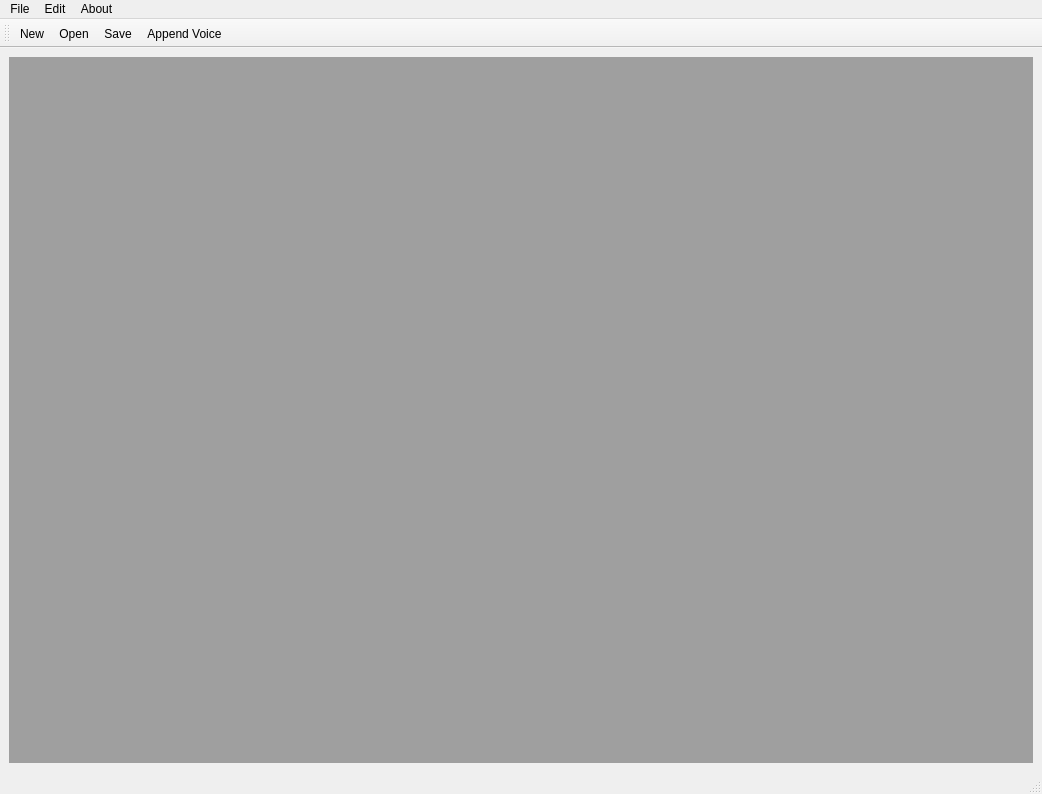
<?xml version="1.0" encoding="UTF-8"?>
<ui version="4.0">
 <class>AutyperMain</class>
 <widget class="QMainWindow" name="AutyperMain">
  <property name="geometry">
   <rect>
    <x>0</x>
    <y>0</y>
    <width>1042</width>
    <height>794</height>
   </rect>
  </property>
  <property name="sizePolicy">
   <sizepolicy hsizetype="Expanding" vsizetype="Expanding">
    <horstretch>0</horstretch>
    <verstretch>0</verstretch>
   </sizepolicy>
  </property>
  <property name="windowTitle">
   <string>AutyperMain</string>
  </property>
  <widget class="QWidget" name="centralwidget">
   <property name="sizePolicy">
    <sizepolicy hsizetype="Expanding" vsizetype="Expanding">
     <horstretch>0</horstretch>
     <verstretch>0</verstretch>
    </sizepolicy>
   </property>
   <property name="maximumSize">
    <size>
     <width>2048</width>
     <height>2048</height>
    </size>
   </property>
   <layout class="QVBoxLayout" name="verticalLayout_2">
    <item>
     <widget class="QMdiArea" name="mdiArea">
      <property name="documentMode">
       <bool>false</bool>
      </property>
      <property name="tabsClosable">
       <bool>false</bool>
      </property>
     </widget>
    </item>
   </layout>
  </widget>
  <widget class="QMenuBar" name="menubar">
   <property name="geometry">
    <rect>
     <x>0</x>
     <y>0</y>
     <width>1042</width>
     <height>21</height>
    </rect>
   </property>
   <widget class="QMenu" name="menuFile">
    <property name="title">
     <string>File</string>
    </property>
    <addaction name="actionNew"/>
    <addaction name="actionOpen"/>
    <addaction name="separator"/>
    <addaction name="actionSave"/>
   </widget>
   <widget class="QMenu" name="menuEdit">
    <property name="title">
     <string>Edit</string>
    </property>
    <addaction name="actionCopy"/>
    <addaction name="actionPaste"/>
    <addaction name="separator"/>
    <addaction name="actionAppend_Voice"/>
    <addaction name="separator"/>
    <addaction name="actionChange_Model"/>
   </widget>
   <widget class="QMenu" name="menuAbout">
    <property name="title">
     <string>About</string>
    </property>
    <addaction name="separator"/>
    <addaction name="actionHelp"/>
    <addaction name="actionInfo"/>
   </widget>
   <addaction name="menuFile"/>
   <addaction name="menuEdit"/>
   <addaction name="menuAbout"/>
  </widget>
  <widget class="QStatusBar" name="statusbar"/>
  <widget class="QToolBar" name="toolBar">
   <property name="windowTitle">
    <string>toolBar</string>
   </property>
   <property name="iconSize">
    <size>
     <width>48</width>
     <height>48</height>
    </size>
   </property>
   <attribute name="toolBarArea">
    <enum>TopToolBarArea</enum>
   </attribute>
   <attribute name="toolBarBreak">
    <bool>false</bool>
   </attribute>
   <addaction name="actionNew"/>
   <addaction name="actionOpen"/>
   <addaction name="actionSave"/>
   <addaction name="actionAppend_Voice"/>
  </widget>
  <action name="actionOpen">
   <property name="icon">
    <iconset resource="resource.qrc">
     <normaloff>:/rec/images/text-plain.png</normaloff>:/rec/images/text-plain.png</iconset>
   </property>
   <property name="text">
    <string>Open</string>
   </property>
   <property name="toolTip">
    <string>Open existing text file</string>
   </property>
   <property name="shortcut">
    <string>Ctrl+O</string>
   </property>
  </action>
  <action name="actionNew">
   <property name="icon">
    <iconset resource="resource.qrc">
     <normaloff>:/rec/images/text-plain-new.png</normaloff>:/rec/images/text-plain-new.png</iconset>
   </property>
   <property name="text">
    <string>New</string>
   </property>
   <property name="toolTip">
    <string>New Text file</string>
   </property>
   <property name="shortcut">
    <string>Ctrl+N</string>
   </property>
  </action>
  <action name="actionSave">
   <property name="icon">
    <iconset resource="resource.qrc">
     <normaloff>:/rec/images/media-floppy.png</normaloff>:/rec/images/media-floppy.png</iconset>
   </property>
   <property name="text">
    <string>Save</string>
   </property>
   <property name="toolTip">
    <string>Save Text File</string>
   </property>
   <property name="shortcut">
    <string>Ctrl+S</string>
   </property>
  </action>
  <action name="actionCopy">
   <property name="text">
    <string>Copy</string>
   </property>
   <property name="shortcut">
    <string>Ctrl+C</string>
   </property>
  </action>
  <action name="actionPaste">
   <property name="text">
    <string>Paste</string>
   </property>
   <property name="shortcut">
    <string>Ctrl+V</string>
   </property>
  </action>
  <action name="actionChange_Model">
   <property name="text">
    <string>Change Model</string>
   </property>
   <property name="shortcut">
    <string>Ctrl+M</string>
   </property>
  </action>
  <action name="actionHelp">
   <property name="text">
    <string>Help</string>
   </property>
  </action>
  <action name="actionInfo">
   <property name="text">
    <string>Info</string>
   </property>
  </action>
  <action name="actionAppend_Voice">
   <property name="icon">
    <iconset resource="resource.qrc">
     <normaloff>:/rec/images/audio-x-speex+ogg.png</normaloff>:/rec/images/audio-x-speex+ogg.png</iconset>
   </property>
   <property name="text">
    <string>Append Voice</string>
   </property>
   <property name="toolTip">
    <string>Append Voice to existing text</string>
   </property>
   <property name="shortcut">
    <string></string>
   </property>
  </action>
 </widget>
 <resources>
  <include location="resource.qrc"/>
 </resources>
 <connections/>
</ui>
